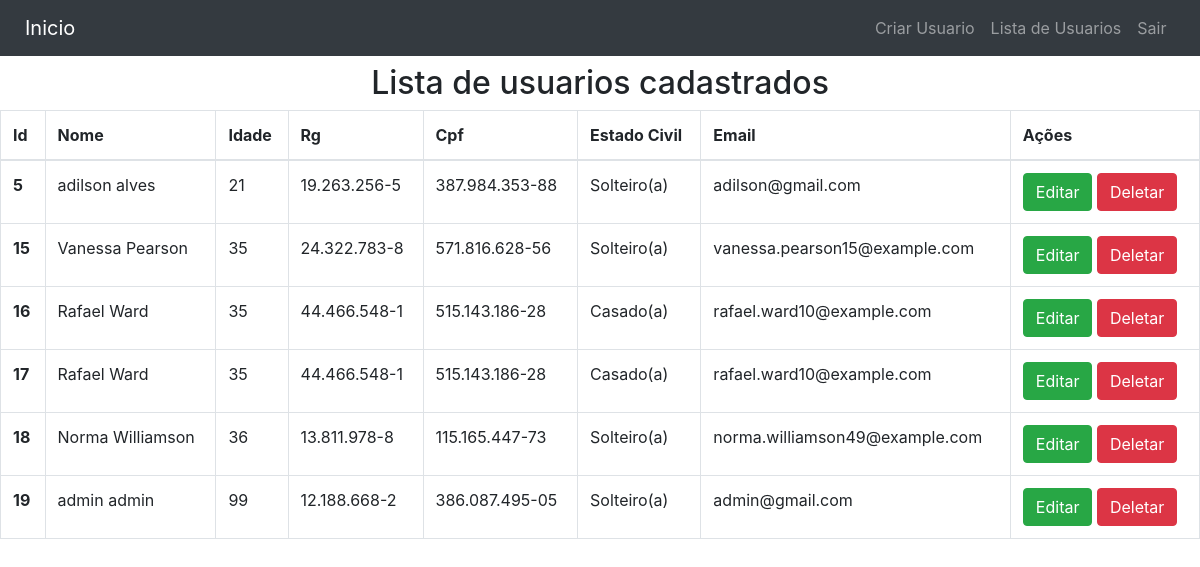
/views/lista-usuario.php (signed in), run on the app's committed database.
### tables this page shows
CREATE TABLE IF NOT EXISTS `usuario` (
  `id_usuario` int(11) NOT NULL AUTO_INCREMENT,
  `nome_completo` varchar(256) DEFAULT NULL,
  `idade` int(11) DEFAULT NULL,
  `rg` varchar(100) DEFAULT NULL,
  `cpf` varchar(100) DEFAULT NULL,
  `estado_civil` varchar(100) DEFAULT NULL,
  `email` varchar(100) DEFAULT NULL,
  `senha` varchar(256) DEFAULT NULL,
  PRIMARY KEY (`id_usuario`)
);

### controller/UsuarioController.php (called while the page is built, shortened)
<?php
class UsuarioController {
    private $usuarioDao;
    public function __construct($usuarioDao){
        $this->usuarioDao = $usuarioDao;
     }
    function listar(){
        $result = $this->usuarioDao->getAll();
       return $result;
    }
}

### config/DB.php (called while the page is built, shortened)
<?php
class DB {
    static $pdo;
    static function conn(){
        self::$pdo = new PDO("mysql:host=".self::host.";dbname=".self::dbNome, self::login , self::senha);
        return  self::$pdo;
    }
}

### DAO/UsuarioDao.php (called while the page is built, shortened)
<?php
require_once '../config/DB.php';
class UsuarioDao {
  function getAll(){
    try {
      $sql = "SELECT * FROM usuario";
      $stmt = DB::conn()->prepare($sql);
      $stmt->execute();
      $resultado = $stmt->fetchAll(PDO::FETCH_ASSOC);
      return $resultado;
    } catch(PDOException $e){
      echo 'Erro ao tentar buscar uma lista de usuarios: ' . $e->getMessage();
    }
  }
}

### views/lista-usuario.php (the view, shortened to what this page needs)
<?php
$raiz = $_SERVER['DOCUMENT_ROOT'];
require_once './template/header.php';
require_once $raiz.'/prj-crud-php/DAO/UsuarioDao.php';
require_once $raiz.'/prj-crud-php/controller/UsuarioController.php';
require_once $raiz.'/prj-crud-php/model/Usuario.php';
    if(isset($_POST['id_usuario'])){
        $id_usuario = (isset($_POST['id_usuario']))? $_POST['id_usuario'] : null;
    } elseif(isset($_GET['id_usuario'])){
        $id_usuario = (isset($_GET['id_usuario']))? $_GET['id_usuario'] : null;
    } else {
            $id_usuario = '';
    }
    $nome_completo = isset($_POST['nome_completo']) ? $_POST['nome_completo'] : null;
    $idade = isset($_POST['idade']) ? $_POST['idade'] : null;
    $rg = isset($_POST['rg']) ? $_POST['rg'] : null;
    $cpf = isset($_POST['cpf']) ? $_POST['cpf'] : null;
    $estado_civil = isset($_POST['estado_civil']) ? $_POST['estado_civil'] : null;
    $email = isset($_POST['email']) ? $_POST['email'] : null;
    $senha = isset($_POST['senha']) ? $_POST['senha'] : null;
    $usuario = new Usuario($id_usuario , $nome_completo, $idade,
    $rg, $cpf, $estado_civil, $email, $senha);
    $usuarioDao = new UsuarioDao($usuario);
    $usuarioController = new UsuarioController($usuarioDao);
    $result = $usuarioController->listar();
?>
<h2 class="text-center mb-2 mt-2">Lista de usuarios cadastrados</h2>
<table class="table table-bordered table-hover">
    <thead>
        <tr>
            <th scope="col">Id</th>
            <th scope="col">Nome</th>
            <th scope="col">Idade</th>
            <th scope="col">Rg</th>
            <th scope="col">Cpf</th>
            <th scope="col">Estado Civil</th>
            <th scope="col">Email</th>
            <th scope="col">Ações</th>
        </tr>
    </thead>
    <tbody>
        <?php foreach ($result as $rs) : ?>
        <tr>
            <th scope="row">
                <?php echo $rs['id_usuario']; ?> </th>
            <td>
                <?php echo $rs['nome_completo']; ?> </td>
            <td>
                <?php echo $rs['idade']; ?> </td>
            <td>
                <?php echo $rs['rg']; ?> </td>
            <td>
                <?php echo $rs['cpf']; ?> </td>
            <td>
                <?php echo $rs['estado_civil']; ?> </td>
            <td>
                <?php echo $rs['email']; ?> </td>
            <td>
                    <a type="submit" href="./crud-usuario.php?id_usuario=<?php echo $rs['id_usuario']; ?>" class="btn btn-success" >
                    Editar
                </a>
                <a type="submit" href="./lista-usuario.php?id_usuario=<?php echo $rs['id_usuario']; ?>&op=deletar" class="btn btn-danger" >
                    Deletar
                    </a>
            </td>
        </tr>
        <?php endforeach; ?>
    </tbody>
</table>
<?php require_once './template/footer.php' ?>

### views/template/header.php (shortened to what this page needs)
<!DOCTYPE html>
<html lang="pt-br">
<head>
  <link rel="stylesheet" href="./../node_modules/bootstrap/dist/css/bootstrap.css">
  <link rel="stylesheet" href="https://maxcdn.bootstrapcdn.com/bootstrap/4.0.0-beta.2/css/bootstrap.min.css"
>
</head>
<body>
  <div class="row">
  <nav class="navbar navbar-expand-sm  navbar-dark bg-dark col-lg-12">
    <a class="navbar-brand ml-4" href="#">Inicio</a>
    <div class="d-flex justify-content-end col-lg-11" id="navbarText">
      <ul class="navbar-nav">
        <li class="nav-item">
          <a class="nav-link" href="./crud-usuario.php">Criar Usuario</a>
        </li>
        <li class="nav-item">
          <a class="nav-link" href="./lista-usuario.php?op=lista">Lista de Usuarios</a>
        </li>
        <li class="nav-item">
          <a class="nav-link" href="./lista-usuario.php?op=logoff">Sair</a>
        </li>
      </ul>
    </div>
  </nav>
  </div>

### views/template/footer.php (shortened to what this page needs)
</body>
</html>

### data on the page
usuario: id_usuario "5", nome_completo "adilson alves", idade "21", rg "19.263.256-5", cpf "387.984.353-88", estado_civil "Solteiro(a)", email "adilson@gmail.com"
usuario: id_usuario "15", nome_completo "Vanessa Pearson", idade "35", rg "24.322.783-8", cpf "571.816.628-56", estado_civil "Solteiro(a)", email "vanessa.pearson15@example.com"
usuario: id_usuario "16", nome_completo "Rafael Ward", idade "35", rg "44.466.548-1", cpf "515.143.186-28", estado_civil "Casado(a)", email "rafael.ward10@example.com"
usuario: id_usuario "17", nome_completo "Rafael Ward", idade "35", rg "44.466.548-1", cpf "515.143.186-28", estado_civil "Casado(a)", email "rafael.ward10@example.com"
usuario: id_usuario "18", nome_completo "Norma Williamson", idade "36", rg "13.811.978-8", cpf "115.165.447-73", estado_civil "Solteiro(a)", email "norma.williamson49@example.com"
usuario: id_usuario "19", nome_completo "admin admin", idade "99", rg "12.188.668-2", cpf "386.087.495-05", estado_civil "Solteiro(a)", email "admin@gmail.com"
